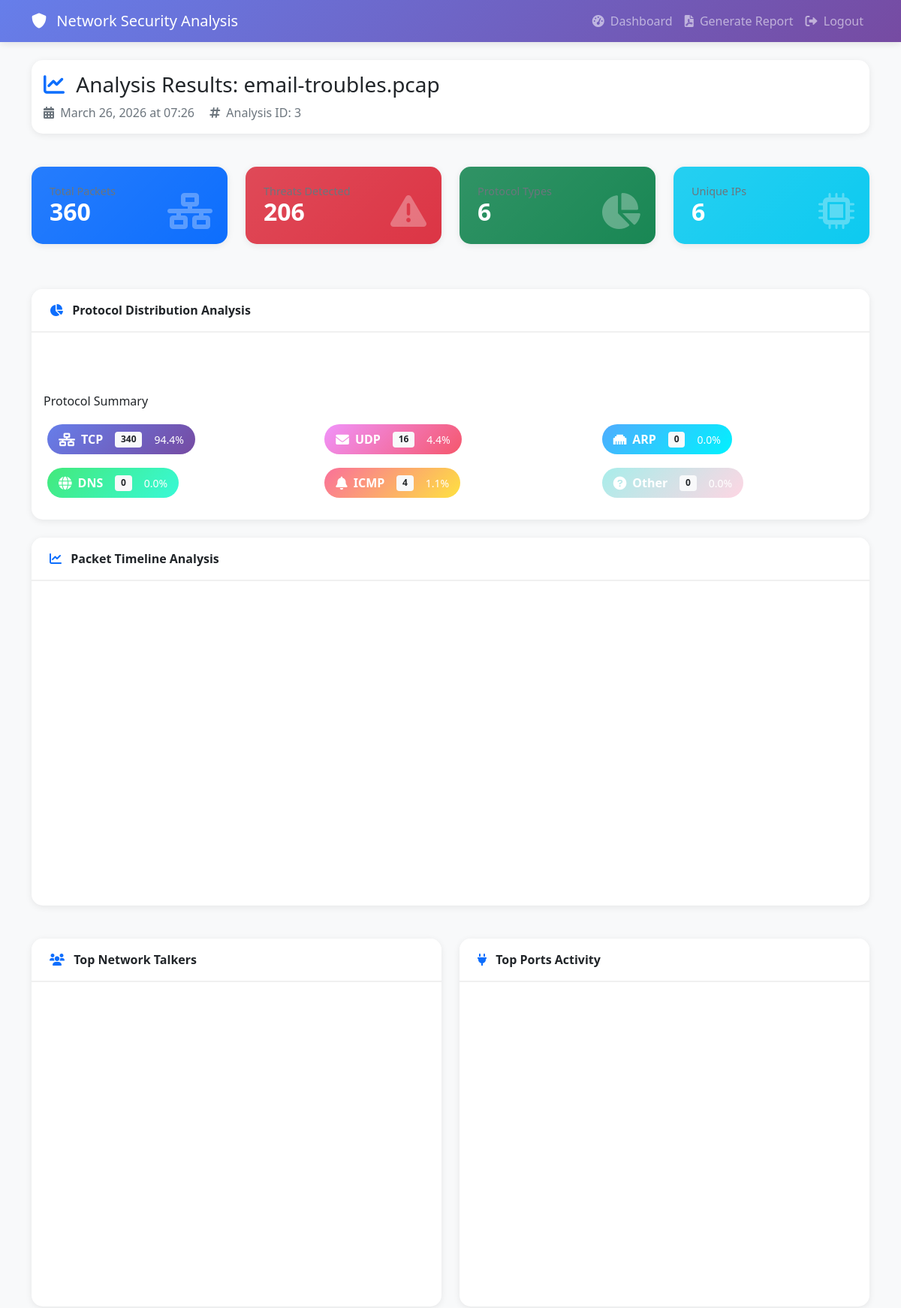
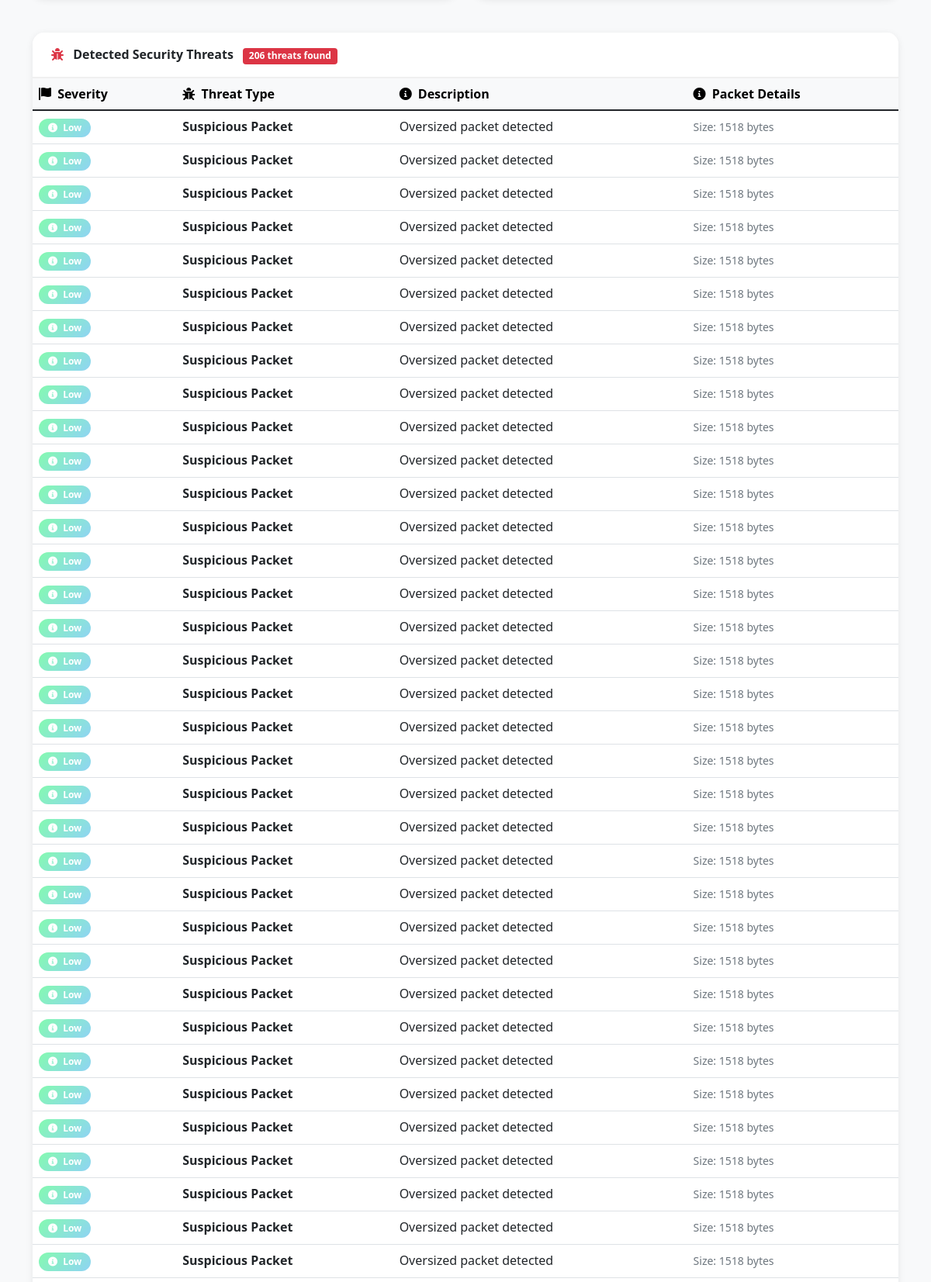
The app's page /analyze/3 (signed in, upper part) with its own data (2 pictures, top to bottom).
### app.py (models this page shows)
class Analysis(db.Model):
    id = db.Column(db.Integer, primary_key=True)
    filename = db.Column(db.String(200), nullable=False)
    file_hash = db.Column(db.String(64))
    upload_time = db.Column(db.DateTime, default=datetime.utcnow)
    user_id = db.Column(db.Integer, db.ForeignKey('user.id'), nullable=False)
    threats_detected = db.Column(db.Integer, default=0)
    analysis_results = db.Column(db.Text)
    packet_count = db.Column(db.Integer, default=0)
    protocol_stats = db.Column(db.Text, default='{}')

class ThreatDetection(db.Model):
    id = db.Column(db.Integer, primary_key=True)
    analysis_id = db.Column(db.Integer, db.ForeignKey('analysis.id'), nullable=False)
    threat_type = db.Column(db.String(100))
    severity = db.Column(db.String(20))
    description = db.Column(db.Text)
    packet_info = db.Column(db.Text)
    timestamp = db.Column(db.DateTime, default=datetime.utcnow)

### app.py (the view)
@app.route('/analyze/<int:analysis_id>')
@login_required
def analyze(analysis_id):
    analysis = Analysis.query.get_or_404(analysis_id)
    if analysis.user_id != current_user.id:
        flash('Access denied', 'error')
        return redirect(url_for('dashboard'))
    stats = {}
    if analysis.protocol_stats:
        try:
            stats = json.loads(analysis.protocol_stats)
        except json.JSONDecodeError:
            stats = {}
    threats = ThreatDetection.query.filter_by(analysis_id=analysis_id).all()
    visualizations = create_advanced_visualizations(stats)
    protocol_stats = stats.get('protocols', {'TCP': 0, 'UDP': 0, 'ARP': 0, 'DNS': 0, 'ICMP': 0, 'Other': 0})
    return render_template('analyze.html',
                         analysis=analysis,
                         stats=stats,
                         protocol_stats=protocol_stats,
                         threats=threats,
                         visualizations=visualizations,
                         packet_count=analysis.packet_count)

### app.py (called while the page is built)
@login_manager.user_loader
def load_user(user_id):
    return User.query.get(int(user_id))

### templates/analyze.html (shortened to what this page needs)
<!DOCTYPE html>
<html lang="en">
<head>
    <link href="https://cdn.jsdelivr.net/npm/bootstrap@5.1.3/dist/css/bootstrap.min.css" rel="stylesheet">
    <link rel="stylesheet" href="https://cdnjs.cloudflare.com/ajax/libs/font-awesome/6.0.0/css/all.min.css">
</head>
<body>
    <nav class="navbar navbar-expand-lg navbar-dark">
        <div class="container">
            <a class="navbar-brand" href="{{ url_for('dashboard') }}">
                <i class="fas fa-shield-alt me-2"></i> Network Security Analysis
            </a>
            <div class="navbar-nav ms-auto">
                <a class="nav-link" href="{{ url_for('dashboard') }}">
                    <i class="fas fa-tachometer-alt me-1"></i> Dashboard
                </a>
                <a class="nav-link" href="{{ url_for('generate_report', analysis_id=analysis.id) }}">
                    <i class="fas fa-file-pdf me-1"></i> Generate Report
                </a>
                <a class="nav-link" href="{{ url_for('logout') }}">
                    <i class="fas fa-sign-out-alt me-1"></i> Logout
                </a>
            </div>
        </div>
    </nav>
    <div class="container mt-4">
        <div class="row mb-4">
            <div class="col-12">
                <div class="card">
                    <div class="card-body">
                        <h3 class="mb-2">
                            <i class="fas fa-chart-line text-primary me-2"></i>
                            Analysis Results: {{ analysis.filename }}
                        </h3>
                        <p class="text-muted mb-0">
                            <i class="fas fa-calendar-alt me-1"></i> {{ analysis.upload_time.strftime('%B %d, %Y at %H:%M') }}
                            <i class="fas fa-hashtag ms-3 me-1"></i> Analysis ID: {{ analysis.id }}
                        </p>
                    </div>
                </div>
            </div>
        </div>
        <div class="row mb-4">
            <div class="col-md-3 mb-3">
                <div class="card stat-card bg-primary text-white">
                    <div class="card-body">
                        <i class="fas fa-network-wired stat-icon"></i>
                        <h6 class="stat-label">Total Packets</h6>
                        <h2 class="stat-value">{{ "{:,}".format(packet_count) }}</h2>
                    </div>
                </div>
            </div>
            <div class="col-md-3 mb-3">
                <div class="card stat-card bg-danger text-white">
                    <div class="card-body">
                        <i class="fas fa-exclamation-triangle stat-icon"></i>
                        <h6 class="stat-label">Threats Detected</h6>
                        <h2 class="stat-value">{{ threats|length }}</h2>
                    </div>
                </div>
            </div>
            <div class="col-md-3 mb-3">
                <div class="card stat-card bg-success text-white">
                    <div class="card-body">
                        <i class="fas fa-chart-pie stat-icon"></i>
                        <h6 class="stat-label">Protocol Types</h6>
                        <h2 class="stat-value">{{ protocol_stats|length }}</h2>
                    </div>
                </div>
            </div>
            <div class="col-md-3 mb-3">
                <div class="card stat-card bg-info text-white">
                    <div class="card-body">
                        <i class="fas fa-microchip stat-icon"></i>
                        <h6 class="stat-label">Unique IPs</h6>
                        <h2 class="stat-value">{{ stats.get('ip_stats', {})|length }}</h2>
                    </div>
                </div>
            </div>
        </div>
        <div class="card mb-4">
            <div class="card-header">
                <i class="fas fa-chart-pie me-2 text-primary"></i>
                Protocol Distribution Analysis
            </div>
            <div class="card-body">
                <div class="row">
                    <div class="col-md-6">
                        <div class="chart-container">
                        </div>
                    </div>
                    <div class="col-md-6">
                        <div class="chart-container">
                        </div>
                    </div>
                </div>
                <div class="mt-3">
                    <h6 class="mb-3">Protocol Summary</h6>
                    <div class="row">
                        {% for protocol, count in protocol_stats.items() %}
                        <div class="col-md-4 mb-2">
                            <div class="protocol-badge" style="background: {% if protocol == 'TCP' %}linear-gradient(135deg, #667eea 0%, #764ba2 100%){% elif protocol == 'UDP' %}linear-gradient(135deg, #f093fb 0%, #f5576c 100%){% elif protocol == 'ARP' %}linear-gradient(135deg, #4facfe 0%, #00f2fe 100%){% elif protocol == 'DNS' %}linear-gradient(135deg, #43e97b 0%, #38f9d7 100%){% elif protocol == 'ICMP' %}linear-gradient(135deg, #fa709a 0%, #fee140 100%){% else %}linear-gradient(135deg, #a8edea 0%, #fed6e3 100%){% endif %}; color: white;">
                                <i class="fas fa-{% if protocol == 'TCP' %}network-wired{% elif protocol == 'UDP' %}envelope{% elif protocol == 'ARP' %}ethernet{% elif protocol == 'DNS' %}globe{% elif protocol == 'ICMP' %}bell{% else %}question-circle{% endif %}"></i>
                                <strong>{{ protocol }}</strong>
                                <span class="badge bg-light text-dark ms-2">{{ "{:,}".format(count) }}</span>
                                <small class="ms-2">{{ "%.1f"|format(count / packet_count * 100 if packet_count > 0 else 0) }}%</small>
                            </div>
                        </div>
                        {% endfor %}
                    </div>
                </div>
            </div>
        </div>
        <div class="row mb-4">
            {% if visualizations.timeline %}
            <div class="col-md-12">
                <div class="card">
                    <div class="card-header">
                        <i class="fas fa-chart-line me-2 text-primary"></i>
                        Packet Timeline Analysis
                    </div>
                    <div class="card-body">
                        <div id="timeline-chart" style="height: 400px;"></div>
                    </div>
                </div>
            </div>
            {% endif %}
        </div>
        <div class="row mb-4">
            {% if visualizations.top_talkers %}
            <div class="col-md-6">
                <div class="card">
                    <div class="card-header">
                        <i class="fas fa-users me-2 text-primary"></i>
                        Top Network Talkers
                    </div>
                    <div class="card-body">
                        <div id="top-talkers-chart" style="height: 400px;"></div>
                    </div>
                </div>
            </div>
            {% endif %}
            {% if visualizations.top_ports %}
            <div class="col-md-6">
                <div class="card">
                    <div class="card-header">
                        <i class="fas fa-plug me-2 text-primary"></i>
                        Top Ports Activity
                    </div>
                    <div class="card-body">
                        <div id="top-ports-chart" style="height: 400px;"></div>
                    </div>
                </div>
            </div>
            {% endif %}
        </div>
        <div class="card mb-4">
            <div class="card-header">
                <i class="fas fa-bug me-2 text-danger"></i>
                Detected Security Threats
                {% if threats|length > 0 %}
                <span class="badge bg-danger ms-2">{{ threats|length }} threats found</span>
                {% endif %}
            </div>
            <div class="card-body p-0">
                <div class="table-responsive">
                    <table class="table table-hover mb-0">
                        <thead class="table-light">
                            <tr>
                                <th><i class="fas fa-flag me-1"></i> Severity</th>
                                <th><i class="fas fa-bug me-1"></i> Threat Type</th>
                                <th><i class="fas fa-info-circle me-1"></i> Description</th>
                                <th><i class="fas fa-info-circle me-1"></i> Packet Details</th>
                            </tr>
                        </thead>
                        <tbody>
                            {% for threat in threats %}
                            <tr>
                                <td>
                                    <span class="badge {% if threat.severity == 'High' %}badge-high{% elif threat.severity == 'Medium' %}badge-medium{% else %}badge-low{% endif %}">
                                        <i class="fas fa-{% if threat.severity == 'High' %}exclamation-circle{% elif threat.severity == 'Medium' %}warning{% else %}info-circle{% endif %} me-1"></i>
                                        {{ threat.severity }}
                                    </span>
                                </td>
                                <td><strong>{{ threat.threat_type }}</strong></td>
                                <td>{{ threat.description }}</td>
                                <td><small class="text-muted">{{ threat.packet_info }}</small></td>
                            </tr>
                            {% endfor %}
                        </tbody>
                    </table>
                </div>
            </div>
        </div>
    </div>
</body>
</html>

### templates/analyze.html (style rules this page uses)
:root { --primary-gradient: linear-gradient(135deg, #667eea 0%, #764ba2 100%); --success-gradient: linear-gradient(135deg, #84fab0 0%, #8fd3f4 100%); --danger-gradient: linear-gradient(135deg, #f093fb 0%, #f5576c 100%); --warning-gradient: linear-gradient(135deg, #fa709a 0%, #fee140 100%); }
body { background: #f8f9fa; font-family: 'Segoe UI', Tahoma, Geneva, Verdana, sans-serif; }
.navbar { background: var(--primary-gradient) !important; box-shadow: 0 2px 10px rgba(0,0,0,0.1); }
.stat-card { border: none; border-radius: 15px; transition: transform 0.3s, box-shadow 0.3s; overflow: hidden; position: relative; }
.stat-card .card-body { padding: 1.5rem; position: relative; z-index: 1; }
.stat-card::before { content: ''; position: absolute; top: 0; left: 0; right: 0; bottom: 0; background: linear-gradient(135deg, rgba(255,255,255,0.1) 0%, rgba(255,255,255,0) 100%); pointer-events: none; }
.stat-icon { position: absolute; right: 20px; bottom: 20px; font-size: 3rem; opacity: 0.3; }
.card { border: none; border-radius: 15px; box-shadow: 0 2px 10px rgba(0,0,0,0.08); margin-bottom: 20px; }
.card-header { background: white; border-bottom: 2px solid #f0f0f0; padding: 1rem 1.5rem; border-radius: 15px 15px 0 0 !important; font-weight: 600; }
.badge-low { background: linear-gradient(135deg, #84fab0 0%, #8fd3f4 100%); padding: 6px 12px; border-radius: 20px; }
.protocol-badge { padding: 8px 15px; border-radius: 25px; font-weight: 500; margin: 5px; display: inline-flex; align-items: center; gap: 8px; }
.protocol-badge i { font-size: 1.1rem; }
.stat-value { font-size: 2rem; font-weight: bold; margin-bottom: 0; }
.stat-label { color: #6c757d; margin-bottom: 0; font-size: 0.9rem; }
.chart-container { background: white; border-radius: 15px; padding: 15px; margin-bottom: 20px; }

### records on screen
Analysis: filename "email-troubles.pcap", upload_time "March 26, 2026 at 07:26", id "3", packet_count "360", count/packet_count*100ifpacket_count>0else0 "94.4" "4.4" "0.0" "0.0" "1.1" "0.0"
ThreatDetection: severity "Low", threat_type "Suspicious Packet", description "Oversized packet detected", packet_info "Size: 1518 bytes"
ThreatDetection: severity "Low", threat_type "Suspicious Packet", description "Oversized packet detected", packet_info "Size: 1518 bytes"
ThreatDetection: severity "Low", threat_type "Suspicious Packet", description "Oversized packet detected", packet_info "Size: 1518 bytes"
ThreatDetection: severity "Low", threat_type "Suspicious Packet", description "Oversized packet detected", packet_info "Size: 1518 bytes"
ThreatDetection: severity "Low", threat_type "Suspicious Packet", description "Oversized packet detected", packet_info "Size: 1518 bytes"
ThreatDetection: severity "Low", threat_type "Suspicious Packet", description "Oversized packet detected", packet_info "Size: 1518 bytes"
ThreatDetection: severity "Low", threat_type "Suspicious Packet", description "Oversized packet detected", packet_info "Size: 1518 bytes"
ThreatDetection: severity "Low", threat_type "Suspicious Packet", description "Oversized packet detected", packet_info "Size: 1518 bytes"
ThreatDetection: severity "Low", threat_type "Suspicious Packet", description "Oversized packet detected", packet_info "Size: 1518 bytes"
ThreatDetection: severity "Low", threat_type "Suspicious Packet", description "Oversized packet detected", packet_info "Size: 1518 bytes"
ThreatDetection: severity "Low", threat_type "Suspicious Packet", description "Oversized packet detected", packet_info "Size: 1518 bytes"
ThreatDetection: severity "Low", threat_type "Suspicious Packet", description "Oversized packet detected", packet_info "Size: 1518 bytes"
ThreatDetection: severity "Low", threat_type "Suspicious Packet", description "Oversized packet detected", packet_info "Size: 1518 bytes"
ThreatDetection: severity "Low", threat_type "Suspicious Packet", description "Oversized packet detected", packet_info "Size: 1518 bytes"
ThreatDetection: severity "Low", threat_type "Suspicious Packet", description "Oversized packet detected", packet_info "Size: 1518 bytes"
ThreatDetection: severity "Low", threat_type "Suspicious Packet", description "Oversized packet detected", packet_info "Size: 1518 bytes"
ThreatDetection: severity "Low", threat_type "Suspicious Packet", description "Oversized packet detected", packet_info "Size: 1518 bytes"
ThreatDetection: severity "Low", threat_type "Suspicious Packet", description "Oversized packet detected", packet_info "Size: 1518 bytes"
ThreatDetection: severity "Low", threat_type "Suspicious Packet", description "Oversized packet detected", packet_info "Size: 1518 bytes"
ThreatDetection: severity "Low", threat_type "Suspicious Packet", description "Oversized packet detected", packet_info "Size: 1518 bytes"
ThreatDetection: severity "Low", threat_type "Suspicious Packet", description "Oversized packet detected", packet_info "Size: 1518 bytes"
ThreatDetection: severity "Low", threat_type "Suspicious Packet", description "Oversized packet detected", packet_info "Size: 1518 bytes"
ThreatDetection: severity "Low", threat_type "Suspicious Packet", description "Oversized packet detected", packet_info "Size: 1518 bytes"
ThreatDetection: severity "Low", threat_type "Suspicious Packet", description "Oversized packet detected", packet_info "Size: 1518 bytes"
ThreatDetection: severity "Low", threat_type "Suspicious Packet", description "Oversized packet detected", packet_info "Size: 1518 bytes"
ThreatDetection: severity "Low", threat_type "Suspicious Packet", description "Oversized packet detected", packet_info "Size: 1518 bytes"
ThreatDetection: severity "Low", threat_type "Suspicious Packet", description "Oversized packet detected", packet_info "Size: 1518 bytes"
ThreatDetection: severity "Low", threat_type "Suspicious Packet", description "Oversized packet detected", packet_info "Size: 1518 bytes"
ThreatDetection: severity "Low", threat_type "Suspicious Packet", description "Oversized packet detected", packet_info "Size: 1518 bytes"
ThreatDetection: severity "Low", threat_type "Suspicious Packet", description "Oversized packet detected", packet_info "Size: 1518 bytes"
ThreatDetection: severity "Low", threat_type "Suspicious Packet", description "Oversized packet detected", packet_info "Size: 1518 bytes"
ThreatDetection: severity "Low", threat_type "Suspicious Packet", description "Oversized packet detected", packet_info "Size: 1518 bytes"
ThreatDetection: severity "Low", threat_type "Suspicious Packet", description "Oversized packet detected", packet_info "Size: 1518 bytes"
ThreatDetection: severity "Low", threat_type "Suspicious Packet", description "Oversized packet detected", packet_info "Size: 1518 bytes"
ThreatDetection: severity "Low", threat_type "Suspicious Packet", description "Oversized packet detected", packet_info "Size: 1518 bytes"

### other values on screen
{{ threats|length }} "206"
{{ protocol_stats|length }} "6"
{{ stats.get('ip_stats', {})|length }} "6"
{{ protocol }} "TCP" "UDP" "ARP" "DNS" "ICMP" "Other"
{{ "{:,}".format(count) }} "340" "16" "0" "0" "4" "0"
